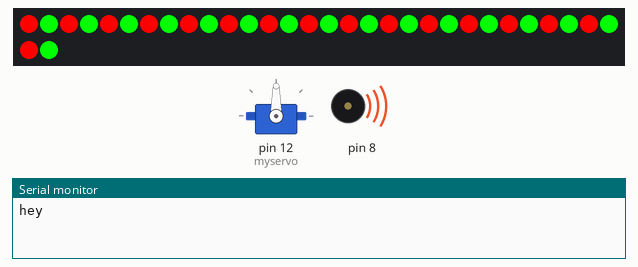
Bench run of a sketch on a simulated Arduino Uno, built with avr-gcc and run on an emulated ATmega328P. Parts: 32 RGB LEDs in strip order, left to right, continuing on the next row, servo, buzzer (waves = sounding), the last lines printed to the serial monitor. Random numbers use the default seed unless the sketch sets one.

Above: at 0.6 s.
At 29.89 s:
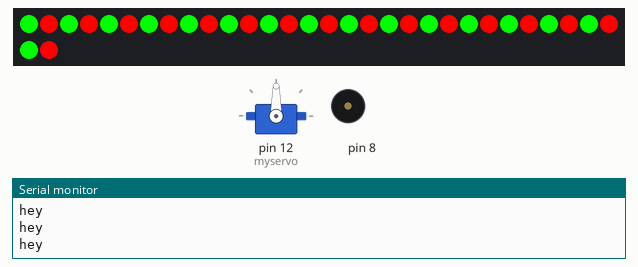
At 55.06 s:
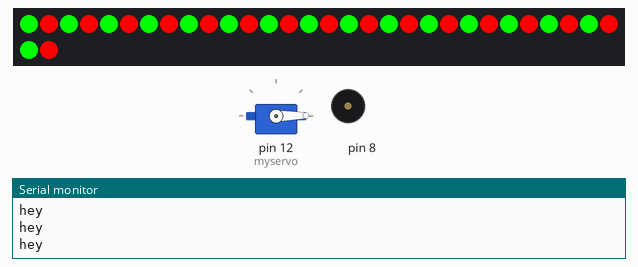
At 112.4 s:
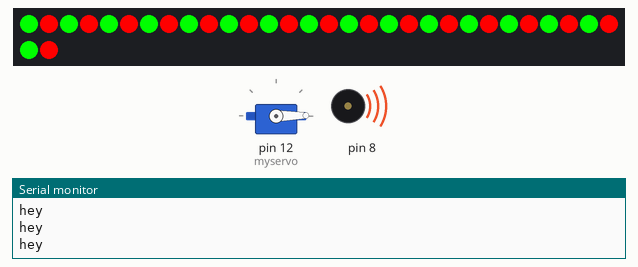
Timing chart, 0 to 130.0 s (numbered marks = the images above):
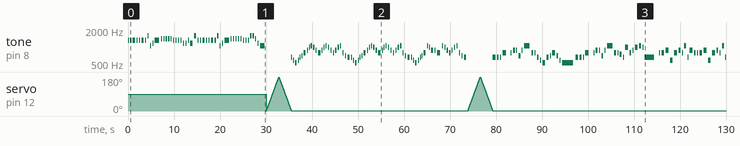

The sketch:

SantaHatDemo.ino
```cpp
// (licence header left out)
#include "pitches.h"
#include "LPD8806.h"
#include <Servo.h>
#include <SPI.h>

Servo myservo;

int pos = 0;

// Number of RGB LEDs in strand:
int nLEDs = 32;

// Chose 2 pins for output; can be any valid output pins:
int dataPin  = 14;
int clockPin = 15;
int toneNum = 0;
int randomOffset = 0;
int outputStartPin = 3;
int tracker1 = 0;

// First parameter is the number of LEDs in the strand.  The LED strips
// are 32 LEDs per meter but you can extend or cut the strip.  Next two
// parameters are SPI data and clock pins:
LPD8806 strip = LPD8806(nLEDs, dataPin, clockPin);


typedef struct {
   int *melody;
   int *durations;
   int numCount;
   int tempo;
   int low, high;
} tune;

tune tunes[5];

// Jingle Bells
int jingleBells[] = { N_E5, N_E5, N_E5, N_E5, N_E5, N_E5, N_E5, N_G5, N_C5, N_D5, N_E5,
                      N_F5, N_F5, N_F5, N_F5, N_F5, N_E5, N_E5, N_E5, N_E5, N_D5, N_D5, N_E5, N_D5, N_G5,
                      N_E5, N_E5, N_E5, N_E5, N_E5, N_E5, N_E5, N_G5, N_C5, N_D5, N_E5,
                      N_F5, N_F5, N_F5, N_F5, N_F5, N_E5, N_E5, N_E5, N_G5, N_G5, N_F5, N_D5, N_C5};
int jingleBellsDurations[] = { 4, 4, 8, 4, 4, 8, 4, 4, 4, 4, 16,
                               4, 4, 4, 4, 4, 4, 4, 4, 4, 4, 4, 4, 8, 8,
                               4, 4, 8, 4, 4, 8, 4, 4, 4, 4, 16,
                               4, 4, 4, 4, 4, 4, 4, 4, 4, 4, 4, 4, 16 };

// The first noel

int firstNoel[] = { N_E4, N_D4, N_C4, N_D4, N_E4, N_F4, N_G4, N_A4, N_B4, N_C5, N_B4, N_A4,
                    N_G4, N_A4, N_B4, N_C5, N_B4, N_A4, N_G4, N_A4, N_B4, N_C5, N_G4, N_F4,
                    N_E4, N_E4, N_D4, N_C4, N_D4, N_E4, N_F4, N_G4, N_A4, N_B4, N_C5, N_B4, N_A4,
                    N_G4, N_A4, N_B4, N_C5, N_B4, N_A4, N_G4, N_A4, N_B4, N_C5, N_G4, N_F4,
                    N_E4, N_E4, N_D4, N_C4, N_D4, N_E4, N_F4, N_G4, N_C5, N_B4, N_A4, N_A4,
                    N_G4, N_C5, N_B4, N_A4, N_G4, N_A4, N_B4, N_C5, N_G4, N_F4, N_E4
                  };

int firstNoelDurations[] = { 2, 2, 6, 2, 2, 2, 8, 2, 2, 4, 4, 4,
                             8, 2, 2, 4, 4, 4, 4, 4, 4, 4, 4, 4,
                             8, 2, 2, 6, 2, 2, 2, 8, 2, 2, 4, 4, 4,
                             8, 2, 2, 4, 4, 4, 4, 4, 4, 4, 4, 4,
                             8, 2, 2, 6, 2, 2, 2, 8, 2, 2, 8, 4,
                             12, 4, 4, 4, 4, 4, 4, 4, 4, 4, 8  };

// O Holy Night

int oHolyNight[] = { N_E4, N_E4, N_E4, N_G4, N_REST, N_G4, N_A4, N_A4, N_F4, N_A4, N_C5,
                     N_G4, N_G4, N_E4, N_D4, N_C4, N_E4, N_F4, N_G4, N_F4, N_D4, N_C4,
                     N_E4, N_E4, N_E4, N_G4, N_REST, N_G4, N_A4, N_A4, N_F4, N_A4, N_C5,
                     N_G4, N_G4, N_FS4, N_E4, N_B4, N_G4, N_A4, N_B4, N_C5, N_B4, N_E4, N_REST, N_G4,
                     N_G4, N_A4, N_D4, N_G4, N_A4, N_G4, N_C5, N_E4, N_A4, N_G4, N_G4, N_G4, N_A4,
                     N_D4, N_G4, N_A4, N_G4, N_C5, N_E4, N_G4, N_C5, N_C5, N_B4, N_A4,
                     N_B4, N_A4, N_REST, N_A4, N_D5, N_D5, N_A4, N_A4, N_A4, N_C5,
                     N_C5, N_REST, N_C5, N_E5, N_D5, N_D5, N_G4, N_C5, N_C5, N_B4, N_A4,
                     N_G4, N_G4, N_G4, N_A4, N_G4, N_G4, N_G4, N_C5, N_D5,
                     N_D5, N_G4, N_E5, N_E5, N_D5, N_C5, N_B4, N_C5, N_D5,
                     N_C5 };

int oHolyNightDurations[] = { 6, 4, 2, 8, 2, 2 , 4, 2, 4, 2, 12,
                              4, 2, 4, 2, 6, 4, 2, 6, 4, 2, 24,
                              6, 4, 2, 8, 2, 2 , 4, 2, 4, 2, 12,
                              4, 2, 4, 2, 6, 4, 2, 6, 4, 2, 20, 2, 2,
                              6, 6, 6, 6, 4, 2, 4, 2, 6, 4, 2, 6, 6,
                              6, 6, 4, 2, 4, 2, 12, 12, 6, 4, 2,
                              12, 8, 2, 2, 12, 4, 2, 4, 2, 12,
                              8, 2, 2, 12, 8, 2, 2, 12, 6, 4, 2,
                              12, 4, 2, 4, 2, 12, 6, 6, 12,
                              6, 6, 12, 6, 6, 12, 6, 4, 2,
                              24 };
//we three kings

int weThreeKings[] = { N_B4, N_A4, N_G4, N_E4, N_FS4, N_G4, N_FS4, N_E4,
                       N_B4, N_A4, N_G4, N_E4, N_FS4, N_G4, N_FS4, N_E4,
                       N_G4, N_G4, N_G4, N_A4, N_A4, N_B4, N_B4, N_D5, N_C5, N_B4,
                       N_A4, N_B4, N_A4, N_G4, N_FS4, N_E4,
                       N_FS4, N_A4, N_G4, N_G4, N_G4, N_D4, N_G4, N_E4, N_G4, N_G4, N_G4, N_G4, N_D4, N_G4, N_E4, N_G4,
                       N_G4, N_G4, N_A4, N_B4, N_C5, N_B4, N_A4, N_B4, N_G4, N_G4, N_G4, N_D4, N_G4, N_E4, N_G4 };

int weThreeKingsDurations[] = { 4, 2, 4, 2, 2, 2, 2, 6,
                                4, 2, 4, 2, 2, 2, 2, 6,
                                2, 2, 2, 4, 2, 4, 2, 2, 2, 2,
                                2, 2, 2, 4, 2, 6,
                                6, 6, 4, 2, 4, 2, 4, 2, 6, 4, 2, 4, 2, 4, 2, 6,
                                4, 2, 4, 2, 4, 2, 4, 2, 4, 2, 4, 2, 4, 2, 6  };

// What child is this

int whatChild[] = { N_E4, N_G4, N_A4, N_B4, N_C5, N_B4, N_A4, N_FS4, N_D4, N_E4, N_FS4, N_G4, N_E4, N_E4, N_DS4, N_E4, N_FS4, N_B3, N_REST,  N_E4,
                    N_G4, N_A4, N_B4, N_C4, N_B4, N_A4, N_FS4, N_D4, N_E4, N_FS4, N_G4, N_FS4, N_E4, N_DS4, N_CS4, N_D4, N_E4, N_E4, N_REST,
                    N_D5, N_D5, N_C5, N_B4, N_A4, N_FS4, N_D4, N_E4, N_FS4, N_G4, N_E4, N_E4, N_DS4, N_E4, N_FS4, N_DS4, N_B3, N_REST,
                    N_D5, N_D5, N_C5, N_B4, N_A4, N_FS4, N_D4, N_E4, N_FS4, N_G4, N_FS4, N_E4, N_DS4, N_CS4, N_D4, N_E4, N_E4} ;

int whatChildDurations[] = { 2, 4, 2, 3, 1, 2, 4, 2, 3, 1, 2, 4, 2, 3, 1, 2, 6, 2, 2, 2,
                             4, 2, 3, 1, 2, 4, 2, 3, 1, 2, 3, 1, 2, 3, 1, 2, 6, 4, 2,
                             6, 3, 1, 2, 4, 2, 3, 1, 2, 4, 2, 3, 1, 2, 4, 2, 4, 2,
                             6, 3, 1, 2, 4, 2, 3, 1, 2, 3, 1, 2, 3, 1, 2, 6, 4};


//functions to switch lights from red to green and green to red.
void go1(){
  int i;
      for(i=0; i<strip.numPixels(); i++){
        if(i%2==0){
          shiftColorRed(i);
        }
        else{
          shiftColorGreen(i);
        }
      }
}
//functions to switch lights from red to green and green to red.
void go2(){
  int i;
      for(i=0; i<strip.numPixels(); i++){
        if(i%2==0){
          shiftColorGreen(i);
        }
        else{
          shiftColorRed(i);
        }
      }
}
//changes color of LEDs to red
void shiftColorRed(int i){
  strip.setPixelColor(i,strip.Color(127,0,0));
  strip.show();
}
//changes color of LEDs to green
void shiftColorGreen(int i){
  strip.setPixelColor(i,strip.Color(0,127,0));
  strip.show();
}
//flips the colors in one quick function; tracker1 is used to control flip of red to green green to red
void flip(){
  if(tracker1==0){
    go1();
    tracker1 = 1;
  }
  else{
    go2();
    tracker1 = 0;
  }
}
//plays tune
void play(int tuneNum) {

  randomOffset = random(32);

  int numNotes = tunes[tuneNum].numCount;
  int tempo = tunes[tuneNum].tempo;
  for (int thisNote = 0; thisNote < numNotes; thisNote++) {

    int freq = tunes[tuneNum].melody[thisNote]*2;
    int noteDuration = tempo*tunes[tuneNum].durations[thisNote];

    if (freq > 0) {
       int n = (map(freq, tunes[tuneNum].low, tunes[tuneNum].high, 1, 31) + randomOffset)%31 + 1;
       tone(8, freq, noteDuration);
    } else {
       // REST
       delay(noteDuration);
    }

    delay(noteDuration);

    // to distinguish the notes, set a minimum time between them.
    // the note's duration + 30% seems to work well:
    int pauseBetweenNotes = noteDuration * 0.10;
    delay(pauseBetweenNotes);
    Serial.println("hey");
    noTone(8);
    flip();
  }
}

void playTune() {
  play(toneNum);
  toneNum = (toneNum+1)%5;//steps through tunes
}

void setup() {

  Serial.begin(9600);
  // Start up the LED strip
  strip.begin();

  // Update the strip, to start they are all 'off'
  strip.show();

  int numTunes = 5;

  tunes[0].melody = jingleBells;
  tunes[0].durations = jingleBellsDurations;
  tunes[0].numCount = sizeof(jingleBells)/sizeof(int);
  tunes[0].tempo = 60;

  tunes[1].melody = firstNoel;
  tunes[1].durations = firstNoelDurations;
  tunes[1].numCount = sizeof(firstNoel)/sizeof(int);
  tunes[1].tempo = 60;

  tunes[2].melody = oHolyNight;
  tunes[2].durations = oHolyNightDurations;
  tunes[2].numCount = sizeof(oHolyNight)/sizeof(int);
  tunes[2].tempo = 100;

  tunes[3].melody = weThreeKings;
  tunes[3].durations = weThreeKingsDurations;
  tunes[3].numCount = sizeof(weThreeKings)/sizeof(int);
  tunes[3].tempo = 100;

  tunes[4].melody = whatChild;
  tunes[4].durations = whatChildDurations;
  tunes[4].numCount = sizeof(whatChild)/sizeof(int);
  tunes[4].tempo = 100;

  for (int i=0; i<numTunes; i++) {
    int low = N_DS8;
    int high = 0;
    for (int j=0; j<tunes[i].numCount; j++) {
      int freq = tunes[i].melody[j];
      if (freq != 0 && freq<low) low = freq;
      if (freq>high) high = freq;
    }
    tunes[i].high = high;
    tunes[i].low = low;
  }
  myservo.attach(12);

}

void loop() {
    playTune();
    //spins servo during tune switch
    for(pos = 0; pos < 180; pos += 1)  // goes from 0 degrees to 180 degrees
    {                                  // in steps of 1 degree
      myservo.write(pos);              // tell servo to go to position in variable 'pos'
      delay(15);                       // waits 15ms for the servo to reach the position
    }
    for(pos = 180; pos>=1; pos-=1)     // goes from 180 degrees to 0 degrees
    {
      myservo.write(pos);              // tell servo to go to position in variable 'pos'
      delay(15);                       // waits 15ms for the servo to reach the position
    }
}
```

pitches.h
```cpp
/*************************************************
 * Public Constants
 *************************************************/

#define N_REST 0
#define N_B0  31
#define N_C1  33
#define N_CS1 35
#define N_D1  37
#define N_DS1 39
#define N_E1  41
#define N_F1  44
#define N_FS1 46
#define N_G1  49
#define N_GS1 52
#define N_A1  55
#define N_AS1 58
#define N_B1  62
#define N_C2  65
#define N_CS2 69
#define N_D2  73
#define N_DS2 78
#define N_E2  82
#define N_F2  87
#define N_FS2 93
#define N_G2  98
#define N_GS2 104
#define N_A2  110
#define N_AS2 117
#define N_B2  123
#define N_C3  131
#define N_CS3 139
#define N_D3  147
#define N_DS3 156
#define N_E3  165
#define N_F3  175
#define N_FS3 185
#define N_G3  196
#define N_GS3 208
#define N_A3  220
#define N_AS3 233
#define N_B3  247
#define N_C4  262
#define N_CS4 277
#define N_D4  294
#define N_DS4 311
#define N_E4  330
#define N_F4  349
#define N_FS4 370
#define N_G4  392
#define N_GS4 415
#define N_A4  440
#define N_AS4 466
#define N_B4  494
#define N_C5  523
#define N_CS5 554
#define N_D5  587
#define N_DS5 622
#define N_E5  659
#define N_F5  698
#define N_FS5 740
#define N_G5  784
#define N_GS5 831
#define N_A5  880
#define N_AS5 932
#define N_B5  988
#define N_C6  1047
#define N_CS6 1109
#define N_D6  1175
#define N_DS6 1245
#define N_E6  1319
#define N_F6  1397
#define N_FS6 1480
#define N_G6  1568
#define N_GS6 1661
#define N_A6  1760
#define N_AS6 1865
#define N_B6  1976
#define N_C7  2093
#define N_CS7 2217
#define N_D7  2349
#define N_DS7 2489
#define N_E7  2637
#define N_F7  2794
#define N_FS7 2960
#define N_G7  3136
#define N_GS7 3322
#define N_A7  3520
#define N_AS7 3729
#define N_B7  3951
#define N_C8  4186
#define N_CS8 4435
#define N_D8  4699
#define N_DS8 4978
```

Measured:
- by itself, tone on pin 8: plays 1318 Hz for 0.24 s, 1318 Hz for 0.24 s, 1318 Hz for 0.48 s, 1318 Hz for 0.24 s, 1318 Hz for 0.24 s, 1318 Hz for 0.48 s … (183 notes in this stretch)
- what the display in image 0 shows lasts 0.6 s, from 0.5 s to 1.1 s
- what the display in image 1 shows lasts 1.3 s, from 28.8 s to 30.1 s
- what the display in image 2 shows lasts 0.8 s, from 54.4 s to 55.2 s
